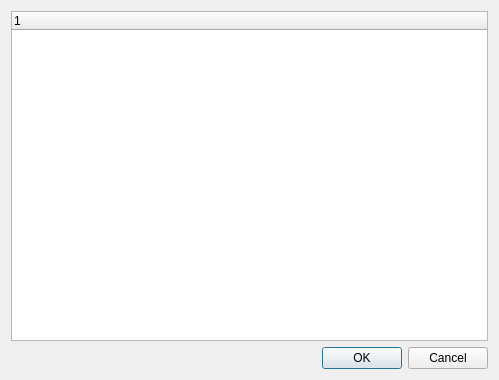
<?xml version="1.0" encoding="UTF-8"?>
<ui version="4.0">
 <class>Dialog</class>
 <widget class="QDialog" name="Dialog">
  <property name="geometry">
   <rect>
    <x>0</x>
    <y>0</y>
    <width>499</width>
    <height>380</height>
   </rect>
  </property>
  <property name="windowTitle">
   <string>后台程序</string>
  </property>
  <layout class="QVBoxLayout" name="verticalLayout">
   <item>
    <widget class="QTreeWidget" name="treeWidget"/>
   </item>
   <item>
    <widget class="QDialogButtonBox" name="buttonBox">
     <property name="orientation">
      <enum>Qt::Horizontal</enum>
     </property>
     <property name="standardButtons">
      <set>QDialogButtonBox::Cancel|QDialogButtonBox::Ok</set>
     </property>
    </widget>
   </item>
  </layout>
 </widget>
 <resources/>
 <connections>
  <connection>
   <sender>buttonBox</sender>
   <signal>accepted()</signal>
   <receiver>Dialog</receiver>
   <slot>accept()</slot>
   <hints>
    <hint type="sourcelabel">
     <x>248</x>
     <y>254</y>
    </hint>
    <hint type="destinationlabel">
     <x>174</x>
     <y>283</y>
    </hint>
   </hints>
  </connection>
  <connection>
   <sender>buttonBox</sender>
   <signal>rejected()</signal>
   <receiver>Dialog</receiver>
   <slot>reject()</slot>
   <hints>
    <hint type="sourcelabel">
     <x>316</x>
     <y>260</y>
    </hint>
    <hint type="destinationlabel">
     <x>334</x>
     <y>287</y>
    </hint>
   </hints>
  </connection>
 </connections>
</ui>
